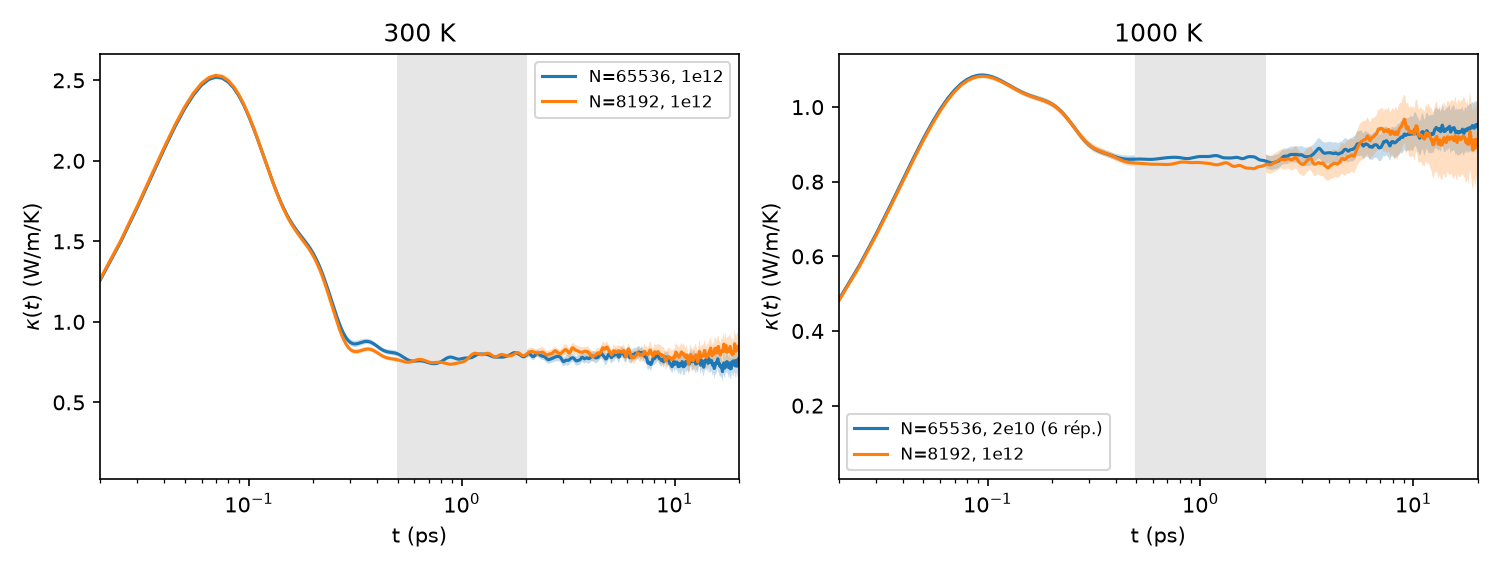

Python code for this plot:
"""Prueba de tamaño: kappa con 8192 vs 65536 átomos, mismo criterio que mail_seba/kappa_vs_T.py.
Trapecio, bloques de 100 ps (10 por réplica de 1 ns), ventana [0.5,2] ps con test de pendiente
(|pendiente| < 2*error bootstrap), sistemático = std de ventanas [0.5,1],[1,2],[0.5,1.5],[0.75,2].
Además kappa(t) en 5, 10, 20 ps (cola larga, hipótesis de propagones/tamaño).
Uso (desde transporte/): python size_8192/compara_tamano.py -> size_8192/compara_tamano.{txt,png}"""
import numpy as np, matplotlib; matplotlib.use("Agg"); import matplotlib.pyplot as plt
kB=1.380649e-23; eV=1.602176634e-19; NB=10; TMAX=20.0
W0,W1=0.5,2.0; WINS=[(0.5,1),(1,2),(0.5,1.5),(0.75,2)]
CASOS=[("cal_300K_1e12",300,3,"N=65536, 1e12"),("cal_300K_1e12_N8192",300,3,"N=8192, 1e12"),
       ("cal_1000K_2e10",1000,6,"N=65536, 2e10 (6 rép.)"),("cal_1000K_1e12_N8192",1000,3,"N=8192, 1e12")]
def acf(x,nl):
    n=len(x); f=np.fft.rfft(x,2*n); return np.fft.irfft(f*np.conj(f))[:nl]/(n-np.arange(nl))
def blocks(d,T,nrep):
    V=float(open(f"{d}/cal_vmean.inc").read().split()[3]); K=[]
    for r in range(1,nrep+1):
        J=np.loadtxt(f"{d}/cal_r{r}_hflux.dat",comments="#"); dt=(J[1,0]-J[0,0])*1e-3; nl=int(TMAX/dt)+1
        X=[J[:,i]*eV*1e-10/1e-12 for i in (1,2,3)]; m=len(X[0])//NB
        B=np.array([np.mean([acf(x[b*m:(b+1)*m],nl) for x in X],axis=0) for b in range(NB)])
        K.append((np.cumsum(B,1)-0.5*B[:,:1])*dt/(V*1e-30*kB*T**2)*1e-12)
    return np.concatenate(K),dt
rng=np.random.default_rng(0); out=[]; res={}
out.append(f"{'caso':24s} {'kappa':>6s} {'sem':>6s} {'sist':>6s} {'pend':>8s} {'+-boot':>7s} meseta  k(5ps)        k(10ps)       k(20ps)")
fig,axs=plt.subplots(1,2,figsize=(10,3.8))
for d,T,nrep,lab in CASOS:
    K,dt=blocks(d,T,nrep); t=np.arange(K.shape[1])*dt; sel=(t>=W0)&(t<=W1); nb=len(K)
    g=K[:,sel].mean(1); k=g.mean(); e=g.std(ddof=1)/np.sqrt(nb)
    sist=np.std([K[:,(t>=a)&(t<=b)].mean() for a,b in WINS],ddof=1)
    sl=lambda M: np.polyfit(t[sel],M[sel],1)[0]
    s0=sl(K.mean(0)); se=np.std([sl(K[rng.integers(0,nb,nb)].mean(0)) for _ in range(400)])
    lt=[(K[:,int(round(x/dt))].mean(),K[:,int(round(x/dt))].std(ddof=1)/np.sqrt(nb)) for x in (5,10,20)]
    res[d]=(k,e,sist)
    out.append(f"{lab:24s} {k:6.3f} {e:6.3f} {sist:6.3f} {s0:+8.4f} {se:7.4f} {'si' if abs(s0)<2*se else 'NO':6s} "
               +"  ".join(f"{a:.3f}±{b:.3f}" for a,b in lt))
    ax=axs[0 if T==300 else 1]; m=K.mean(0); s=K.std(0,ddof=1)/np.sqrt(nb)
    ax.plot(t,m,label=lab); ax.fill_between(t,m-s,m+s,alpha=0.25)
for i,(a,b) in enumerate([("cal_300K_1e12","cal_300K_1e12_N8192"),("cal_1000K_2e10","cal_1000K_1e12_N8192")]):
    da=res[b][0]-res[a][0]; ea=np.hypot(res[a][1],res[b][1])
    out.append(f"diferencia {b} - {a}: {da:+.3f} ± {ea:.3f} ({abs(da)/ea:.1f} sigma, solo error estadístico)")
for ax,T in zip(axs,(300,1000)):
    ax.set_xscale("log"); ax.set_xlim(0.02,TMAX); ax.axvspan(W0,W1,color="0.9"); ax.set_title(f"{T} K")
    ax.set_xlabel("t (ps)"); ax.set_ylabel(r"$\kappa(t)$ (W/m/K)"); ax.legend(fontsize=8)
fig.tight_layout(); fig.savefig("size_8192/compara_tamano.png",dpi=150)
open("size_8192/compara_tamano.txt","w").write("\n".join(out)+"\n"); print("\n".join(out))
